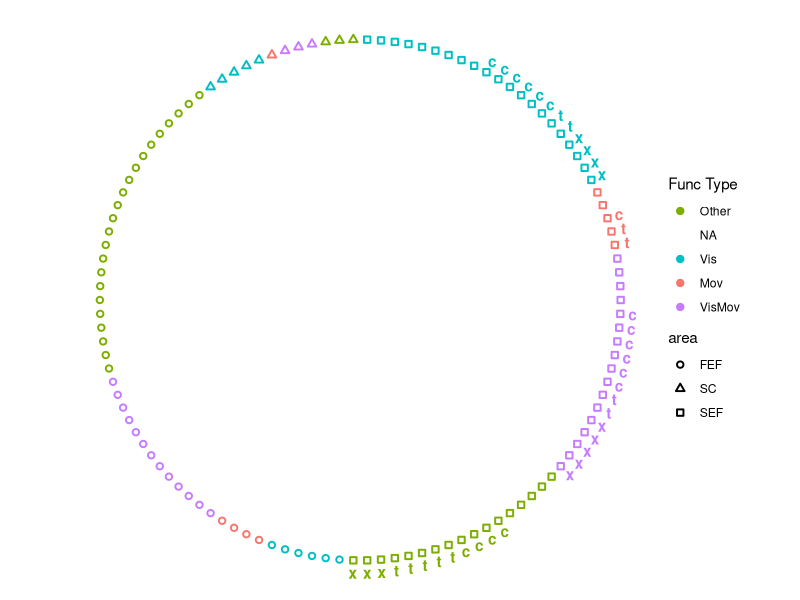

This figure's R source: (Note: this script raises an error after producing the figure.)
# Use hierarchical edge bundling plot for inter-areal connections use data
# output from: createPairRelationships.m --> search for "Hierarchical Edge
# Bundling plot in R"
# Use: read.csv('[thomas-jpsth/rcode]/spkCorrVals.csv')
# Use R scripts from examples to munge data and plot

# load_libraries---------------------------------------------------------------
# Libraries
library(tidyverse)
library(stringr)
library(igraph)
library(ggraph)
library(gridExtra)

# anonymous_functions_for_plotting---------------------------------------------
# Functions need o be compiled before they can be used...:-)
# Pick the connections (pairs) to be lotted so we can fine the nodeIds and do the plot 
fx_filter <- function(df,filt) 
{
  df <- df %>% filter( satCondition == filt.satCond & outcome == filt.outcome & epoch == filt.epoch )
  if (!filt.sess == "All"){
    df <- df %>% filter(sess == filt.sess)
  }
  return(df)
}

fx_get_HEB <- function(df,
                       X_area,
                       Y_area,
                       plusRhoFlag,
                       sigFlag,
                       verts)
{
  w <- 0.5
  t <- 0.9
  temp <- df[df$X_area == X_area & df$Y_area == Y_area, ]
  if (plusRhoFlag == TRUE & dim(temp)[1] > 0) {
    temp <- temp[temp$rhoRaw_150ms >= 0, ]
    plusMinusLineType <- "solid"
  } else{
    temp <- temp[temp$rhoRaw_150ms < 0, ]
    plusMinusLineType <- "dotted"
  }

  if (sigFlag == TRUE & dim(temp)[1] > 0) {
    temp <- temp[temp$pvalRaw_150ms <= 0.01, ]
    a <- 0.8
    
  } else{
    temp <- temp[temp$pvalRaw_150ms > 0.01, ]
    a <- 0.2
    
  }

  if (dim(temp)[1] > 0) {
    outHeb <-
      geom_conn_bundle(
          data = get_con(from = match(temp$X_unitNum, verts$name),
          to = match(temp$Y_unitNum, verts$name)),show.legend = FALSE,
          aes(colour = visMovUnitColor),
        #aes(colour = "grey15"),
        alpha = a,
        width = w,
        tension = t,
        linetype = plusMinusLineType
      )
  } else{
    outHeb <- NULL
  }
}

fx_plotIt <- function(df, filt,  plt_base, verts)
{
  # Use call to: 
  # fx_get_HEB <- function(df,X_area,Y_area,plusRhoFlag,sigFlag,verts)
  # SEF-FEF Plus Rho signif
  plt_plusFefSig <- fx_get_HEB(df, "SEF", "FEF", TRUE, TRUE, verts)
  # SEF-FEF Minus Rho signif 
  plt_minusFefSig <- fx_get_HEB(df, "SEF", "FEF", FALSE, TRUE, verts)
  # SEF-SC Plus Rho signif 
  plt_plusScSig <- fx_get_HEB(df, "SEF", "SC", TRUE, TRUE, verts)
  # SEF-SC Minus Rho signif 
  plt_minusScSig <- fx_get_HEB(df, "SEF", "SC", FALSE, TRUE, verts)

  pltOut <- list()
  # return signif plot
  titleStr <-
    paste(toupper(filt.satCond),
          filt.outcome,
          filt.epoch,
          filt.sess,
          sep = "-")
  pltOut$signif <-
    plt_base  + plt_minusFefSig  + plt_plusFefSig + plt_minusScSig + plt_plusScSig +
    scale_edge_color_identity(guide = "none") +
    ggtitle(titleStr, "___ p<=0.01")

  return(pltOut)
  
}

# Read_spkCorr_vals_and_createEdges--------------------------------------------
# read into a tibble type, suppress column type output
spkCorr<-read_csv('spkCorrVals.csv',col_types = cols())

# > colnames(spkCorr)
# [1] "Pair_UID"        "X_unitNum"       "Y_unitNum"       "X_area"          "Y_area"          "XY_Dist"         "condition"       "alignedName"     "rhoRaw_50ms"    
# [10] "pvalRaw_50ms"    "rhoRaw_150ms"    "pvalRaw_150ms"   "rhoRaw_200ms"    "pvalRaw_200ms"   "X_visGrade"      "X_visType"       "X_moveGrade"     "X_errGrade"     
# [19] "X_rewGrade"      "X_poorIso"       "Y_visGrade"      "Y_visType"       "Y_moveGrade"     "Y_errGrade"      "Y_rewGrade"      "Y_poorIso"       "monkey"         
# [28] "sessNum"         "sess"            "outcome"         "satCondition"    "epoch"           "sameAreaPair"    "sameChannelPair" "pairCount"       "signifPlusRho"  
# [37] "signifMinusRho"  "nonSignifRho"   
# > 
# remove columns
removeCols <- c("Pair_UID", "condition", "alignedName", 
                "rhoRaw_50ms", "pvalRaw_50ms","rhoRaw_200ms", 
                "pvalRaw_200ms","sameAreaPair","sameChannelPair", "pairCount")
spkCorr <- spkCorr[ , !(colnames(spkCorr) %in% removeCols)]

# convert unitNums, sessNum to character type
numericCols <- c("X_unitNum","Y_unitNum","sessNum")
spkCorr[numericCols] <- sapply(spkCorr[numericCols], as.character)
# Find all X_ and Y_ colnames to use and remove the X_ prefix
unitColNames <- names(spkCorr)[str_detect(names(spkCorr), pattern = "X_.*")];
unitColNames <- gsub("X_","", unitColNames)
# Create allUnitNodes: get X_units
xUnits <- unique(spkCorr[,paste("X_", unitColNames, sep = "")])
# Create allUnitNodes: get X_units
yUnits <- unique(spkCorr[,paste("Y_", unitColNames, sep = "")])
# Create allUnitNodes: change column names to be same for xUnits and yUnits
colnames(xUnits) <- unitColNames
colnames(yUnits) <- unitColNames
# Create allUnitNodes: append xUnits and yUnits into a single table and get unique units 
allUnitNodes <- unique(rbind(xUnits,yUnits))
# Create allUnitNodes: Add "from" area "to" unitNum columns and polulate  
allUnitNodes[,c("from","to")] <- c(allUnitNodes[,c("area",'unitNum')])
# Create all nodes: Brain areas
brainAreas <- as_tibble(data.frame(from="brain", to=c("SEF","FEF","SC")))
# Create all nodes: add other columns
brainAreas[,unitColNames] <- NA
# Create edges
allEdges <- rbind(brainAreas,allUnitNodes)
# Create_functionalType_and_custom_sort_order----------------------------------
# Add column for vis,move,vismov types: sorting, node-color
allEdges$visMovType <- "Other"
allEdges$visMovType[abs(allEdges$visGrade) >= 2] <- "Vis"
allEdges$visMovType[abs(allEdges$moveGrade) >= 2] <- "Mov"
allEdges$visMovType[abs(allEdges$visGrade) >= 2 & abs(allEdges$moveGrade) >= 2] <- "VisMov"
# Add column for errorGarde, rewardGrade: sorting, node-shape
allEdges$errorRewardType <- "NA"
allEdges$errorRewardType[abs(allEdges$errGrade) >= 2] <- "Error"
allEdges$errorRewardType[abs(allEdges$rewGrade) >= 2] <- "Reward"
allEdges$errorRewardType[abs(allEdges$errGrade) >= 2 & abs(allEdges$rewGrade) >= 2] <- "Error & Reward"
# Add column for custom sorting and colors for visMovType column
allEdges$sortVisMov <- 0
allEdges$sortVisMov[allEdges$visMovType == "Vis"] <- 1
allEdges$sortVisMov[allEdges$visMovType == "Mov"] <- 2
allEdges$sortVisMov[allEdges$visMovType == "VisMov"] <- 3
allEdges$sortVisMov[allEdges$visMovType == "Other"] <- 4
# <chr>   <chr>      
# 1 #00BFC4 Vis        
# 2 #F8766D Mov        
# 3 #C77CFF VisMov     
# 4 #7CAE00 Other
allEdges$visMovUnitColor <- "grey50"
allEdges$visMovUnitColor[allEdges$visMovType == "Vis"] <- "#00BFC4"
allEdges$visMovUnitColor[allEdges$visMovType == "Mov"] <- "#F8766D"
allEdges$visMovUnitColor[allEdges$visMovType == "VisMov"] <- "#C77CFF"
allEdges$visMovUnitColor[allEdges$visMovType == "Other"] <- "#7CAE00"

# Add column for custom sorting for errorRewardType column
# see: http://sape.inf.usi.ch/quick-reference/ggplot2/shape
allEdges$errorRewardTxt <- ""
allEdges$errorRewardTxt[allEdges$errorRewardType == "Error"] <- "c" #  choice error
allEdges$errorRewardTxt[allEdges$errorRewardType == "Reward"] <- "t" #  timing error
allEdges$errorRewardTxt[allEdges$errorRewardType == "Error & Reward"] <- "x" # both
# Add column for custom sorting for area column (from: column brain, SEF,FEF,SC)
allEdges$sortArea <- NA
allEdges$sortArea[allEdges$area == "SEF"] <- 0 # open square
allEdges$sortArea[allEdges$area == "FEF"] <- 1 # open circle
allEdges$sortArea[allEdges$area == "SC"] <- 2 # open triangle
# Sort allEdges
sortedEdges <- allEdges %>% group_by(sortArea,sortVisMov,errorRewardTxt)
#sortedEdges <- sortedEdges %>% arrange(sortArea,sortVisMov,visType,visGrade,moveGrade,sortErrorReward,as.numeric(unitNum),errGrade,rewGrade)
sortedEdges <- sortedEdges %>% arrange(sortArea,sortVisMov,errorRewardTxt,as.numeric(unitNum))

# Create_vertices_of_nodes_and_plot--------------------------------------------
# create a vertices data.frame. One line per object of our edges, giving features of nodes.
vertices <- as_tibble(data.frame(name = unique(c(as.character(sortedEdges$from), as.character(sortedEdges$to)) ) ))
# Let's add a column with the group of each name. It will be useful later to color points
idx <- match( vertices$name, sortedEdges$to )
vertices$area  <-  sortedEdges$area[idx]
vertices$visMovType  <-  sortedEdges$visMovType[idx]
vertices$visMovUnitColor  <-  sortedEdges$visMovUnitColor[idx]
vertices$errorRewardType  <-  sortedEdges$errorRewardType[ idx ]
vertices$errorRewardTxt  <-  sortedEdges$errorRewardTxt[ idx ]

# Create a graph object with the igraph library
mygraph <- graph_from_data_frame( sortedEdges, vertices=vertices )
# This is a network object, you visualize it as a network like shown in the network section!
plt<-ggraph(mygraph, layout = 'dendrogram', circular = TRUE) + 
  scale_shape_discrete(solid = FALSE) +
  geom_node_point(aes(filter = leaf, x = x*1.05, y=y*1.05, shape=area,
                      colour=visMovUnitColor), stroke = 1) +
  scale_color_identity(
    "Func Type",
    labels = vertices$visMovType,
    breaks = vertices$visMovUnitColor,
    guide = "legend"
  ) +
  #Change fontface. Allowed values : 1(normal),# 2(bold), 3(italic), 4(bold.italic)
  geom_text(aes(x = x*1.1, y=y*1.1,label=errorRewardTxt,colour=visMovUnitColor),
            fontface=2, show.legend = FALSE) +
  coord_equal() +
  theme_void()

# plot_for_all_sessions-----------------------
outcomes <- c("Correct", "ErrorChoice", "ErrorTiming")
sessNames <- c("All",unique(spkCorr$sess))
oPath = "../dataProcessed/analysis/spkCorr/networkPlotsColor"

for (sess in sessNames)
{
  filt.sess <- sess
  for (outcome in outcomes)
  {
    filt.outcome <- outcome
    filt.epoch <- "PostSaccade"
    outFilename <- paste(filt.outcome, filt.epoch, filt.sess, sep = "_")
    outFilename <- paste(outFilename, ".pdf", sep = "")
    
    # get plots for Fast
    filt.satCond <- "Fast"
    pltFast <-
      fx_plotIt(fx_filter(spkCorr, filt), filt, plt, vertices)
    # get plots for Accurate
    filt.satCond <- "Accurate"
    pltAccu <-
      fx_plotIt(fx_filter(spkCorr, filt), filt, plt, vertices)
    
    # return a grob...
    ZZ <- arrangeGrob(
      grobs = c(pltFast, pltAccu),
      nrow = 2,
      ncol = 1
    )
    
    # save to pdf file
    ggsave(
      outFilename,
      path = oPath,
      ZZ,
      width = 8,
      height = 10,
      units = "in"
    )
  }
}
# other_info-------
# Linetypes:
#lt=c("blank", "solid", "dashed", "dotted", "dotdash", "longdash", "twodash", "1F", "F1", "4C88C488", "12345678")
